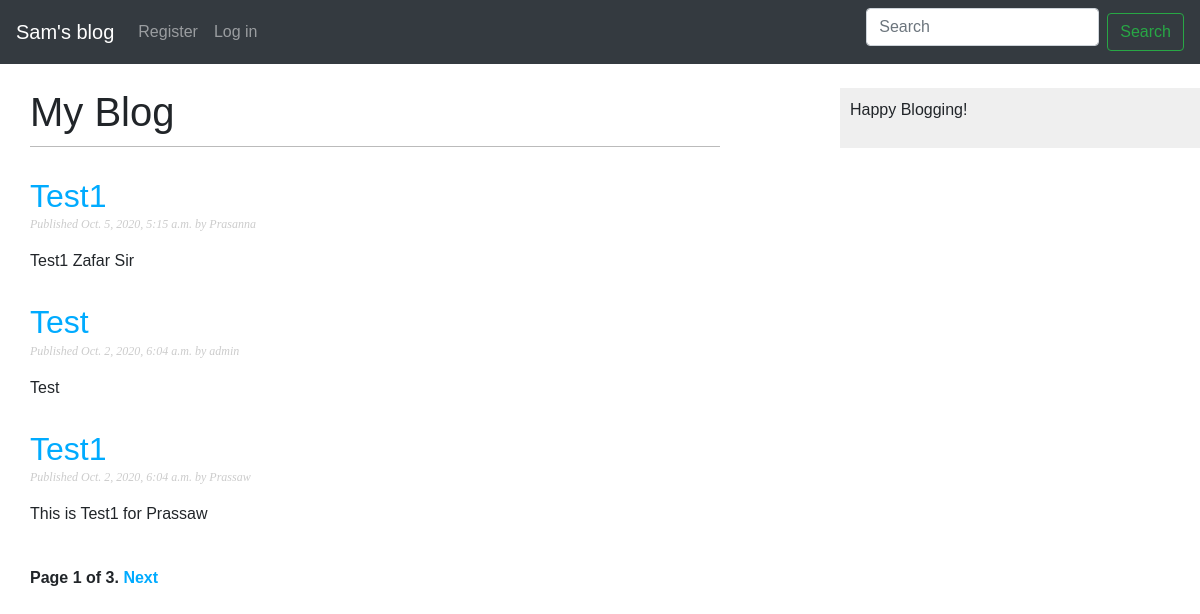
Screenshot of /blog/ with the database file from the repository.
### blog/models.py (models this page shows, shortened)
class Post(models.Model):
    STATUS_CHOICES = (('draft', 'Draft'), ('published', 'Published'),)
    title = models.CharField(max_length=250)
    slug = models.SlugField(max_length=250, unique_for_date='publish')
    author = models.ForeignKey(
        User, on_delete=models.CASCADE, related_name='blog_posts')
    body = models.TextField()
    publish = models.DateTimeField(default=timezone.now())
    created = models.DateTimeField(auto_now_add=True)
    updated = models.DateTimeField(auto_now_add=True)
    status = models.CharField(
        max_length=10, choices=STATUS_CHOICES, default='draft')
    class Meta:
        ordering = ('-publish',)
    objects = models.Manager()  # The  Default Manager
    published = PublishedManager()  # Our Custom Manager
    def get_absolute_url(self):
        return reverse("blog:post_detail", args=[self.publish.year, self.publish.month, self.publish.day, self.slug])

### blog/views.py (the view)
# urls.py: path('', views.PostListView.as_view(), name="post_list"),
class PostListView(ListView):
    queryset = Post.published.all()
    context_object_name = 'posts'
    paginate_by = 3
    template_name = 'blog/post/list.html'

### blog/templates/blog/post/list.html (shortened to what this page needs)
{% extends "blog/base.html" %}
{% block content %}
<h1>My Blog</h1>
{% for post in posts %}
<h2><a href="{{ post.get_absolute_url }}">{{ post.title }}</a></h2>
<p class="date">Published {{post.publish}} by {{ post.author }}</p>
{{ post.body | truncatewords:30 | linebreaks }}
{% endfor %}
{% include 'pagination.html' with page=page_obj %}
{% endblock %}

### blog/templates/blog/base.html (shortened to what this page needs)
{% load static %}
<!DOCTYPE html>
<html>
<head>
    <link rel="stylesheet" href="https://maxcdn.bootstrapcdn.com/bootstrap/4.0.0/css/bootstrap.min.css"
>
    <link href="{% static 'css/blog.css' %}" rel="stylesheet">
</head>
<body>
    {% include 'navbar.html' %}
    <div id="content">
        {% block content %}
        {% endblock %}
    </div>
    <div id="sidebar">
        <p>Happy Blogging!</p>
    </div>
</body>
</html>

### blog/templates/navbar.html (shortened to what this page needs)
<nav class="navbar navbar-expand-lg navbar-dark bg-dark">
    {% if user.is_authenticated %}
    <a class="navbar-brand" href="/blog">Sam's blog</a>
    {% else %}
    <a class="navbar-brand" href="/blog/register">Sam's blog</a>
    {% endif %}
    {% if user.is_authenticated %}
    <div class="collapse navbar-collapse" id="navbarSupportedContent">
        <ul class="navbar-nav mr-auto">
            <li class="nav-item active">
                <a class="nav-link" href="/blog">Home <span class="sr-only">(current)</span></a>
            </li>
            <li class="nav-item">
                <a class="nav-link" href="/blog/writeblog">Write Blog</a>
            </li>
        </ul>
        {% else %}
        <div class="collapse navbar-collapse" id="navbarSupportedContent">
            <ul class="navbar-nav mr-auto">
                <li class="nav-item">
                    <a class="nav-link" href="/blog/register">Register</a>
                </li>
                <li class="nav-item">
                    <a class="nav-link" href="/blog/login">Log in</a>
                </li>
            </ul>
            {% endif %}
            <form class="form-inline my-2 my-lg-0">
                <input class="form-control mr-sm-2" type="search" placeholder="Search" aria-label="Search">
                <button class="btn btn-outline-success my-2 my-sm-0" type="submit">Search</button>
            </form>
        </div>
</nav>
<br>

### blog/templates/pagination.html (shortened to what this page needs)
<div class="pagination">
    <span class="step-links">
        <span class="current">
            Page {{ page.number }} of {{ page.paginator.num_pages }}.
        </span>
        {% if page.has_next %}
        <a href="?page={{ page.next_page_number }}">Next</a>
        {% endif %}
    </span>
</div>

### blog/static/css/blog.css (style rules this page uses)
body { margin: 0; padding: 0; font-family: helvetica, sans-serif; }
a { color: #00abff; text-decoration: none; }
h1 { font-weight: normal; border-bottom: 1px solid #bbb; padding: 0 0 10px 0; }
h2 { font-weight: normal; margin: 30px 0 0; }
#content { float: left; width: 60%; padding: 0 0 0 30px; }
#sidebar { float: right; width: 30%; padding: 10px; background: #efefef; height: 100%; }
p.date { color: #ccc; font-family: georgia, serif; font-size: 12px; font-style: italic; }
.pagination { margin: 40px 0; font-weight: bold; }
input, textarea { clear: both; float: left; margin: 0 0 10px; background: #ededed; border: 0; padding: 6px 10px; font-size: 12px; }

### rows the page displays
Post: title "Test1", publish "Oct. 5, 2020, 5:15 a.m.", author "Prasanna", body "Test1 Zafar Sir"
Post: title "Test", publish "Oct. 2, 2020, 6:04 a.m.", author "admin", body "Test"
Post: title "Test1", publish "Oct. 2, 2020, 6:04 a.m.", author "Prassaw", body "This is Test1 for Prassaw"

### other values shown
{{ page.number }} "1"
{{ page.paginator.num_pages }} "3"
